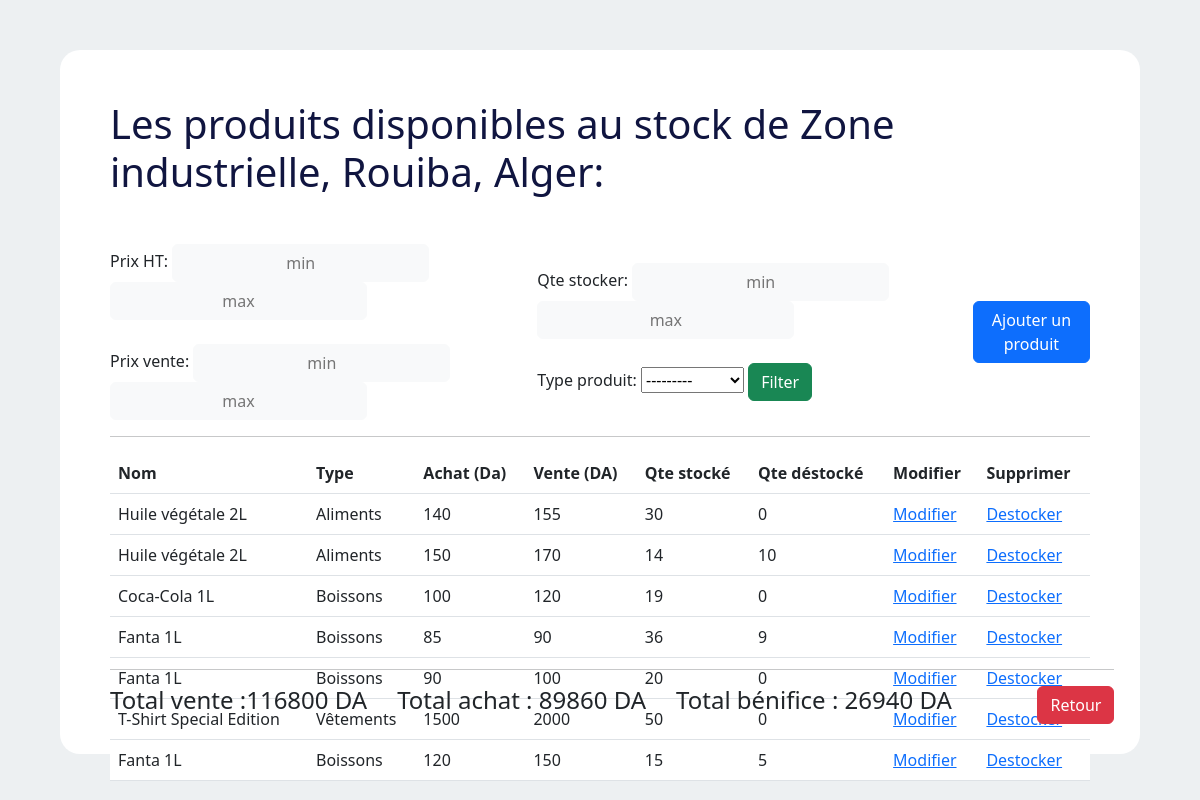
/stock/afficher/1, run on the app's committed database.
### application/models.py (models this page shows, shortened)
class Stock(models.Model):
    Adr_Stock = models.CharField(max_length=50)

class Product(models.Model):
    Nom_produit = models.CharField(max_length=50)
    Type_produit = models.ForeignKey(Product_type, on_delete = models.CASCADE)
    Qte_stocker = models.IntegerField(default=0)
    Date_stocker = models.DateField(auto_now_add=True , null= True , editable=True)
    Prix_HT_Produit = models.IntegerField(default=0)
    Prix_Vente_Produit = models.IntegerField(default=0)
    Qte_destocker = models.IntegerField(default=0)
    Motif = models.CharField(max_length=50 , default="")
    factures = models.ManyToManyField('Facture' , through='Etablire_facture')
    commandes = models.ManyToManyField('Commande' , through='Commander')
    ventes = models.ManyToManyField('Vente' , through='Effectuer_vente')
    BLs = models.ManyToManyField('Bon_Livraison' , through='Etablire_BL')
    stock = models.ForeignKey(Stock, on_delete = models.CASCADE , related_name= "produitsBL" , blank=True, null=True)

class Product_type(models.Model):
    Nom_type = models.CharField(max_length=50)
    def __str__(self):
        return self.Nom_type

### application/views.py (the view)
# urls.py: path('stock/afficher/<int:pk>' , views.afficher_produits_stock , name="Afficher_stock"),
def afficher_produits_stock(request , pk):                                                                  #Afficher les produits d'un stock particulier
    stk = Stock.objects.get(id=pk)
    produits = Product.objects.all().filter(stock = stk)
    total_vente=0
    total_ht=0
    for produit in produits:
        total_ht += produit.Prix_HT_Produit * produit.Qte_stocker
        total_vente += produit.Prix_Vente_Produit * produit.Qte_stocker
    bénifice = total_vente - total_ht
    filter = ProductStockFilter(request.GET , queryset = produits)
    return render(request,'AfficherStock.html',{"produits":filter , "stock":stk , "total_ht":total_ht , "total_vente":total_vente , "benifice":bénifice})

### application/templates/AfficherStock.html (shortened to what this page needs)
<!DOCTYPE html>
<html>
  {% load static %}
  <head>
    <link
      href="https://cdn.jsdelivr.net/npm/bootstrap@5.3.0-alpha1/dist/css/bootstrap.min.css"
      rel="stylesheet"
    />
    <link rel="stylesheet" href="{% static 'css/style.css' %}" />
  </head>
  <body class="body">
    <div class="affichage">
      <h1 class="items-list-title mb-5">
        Les produits disponibles au stock de {{stock.Adr_Stock}}:
      </h1>
      <form method="get">
        <div class="d-flex justify-content-between align-items-center">
          <div>
            <div>
              Prix HT:
              <input
                type="text"
                name="min ht"
                placeholder="min"
                class="btn btn-light"
              />
              <input
                type="text"
                name="min ht"
                placeholder="max"
                class="btn btn-light"
              />
            </div>
            <br />
            <div>
              Prix vente:
              <input
                type="text"
                name="min vente"
                placeholder="min"
                class="btn btn-light"
              />
              <input
                type="text"
                name="max vente"
                placeholder="max"
                class="btn btn-light"
              />
            </div>
          </div>
          <div>
            <div>
              Qte stocker:
              <input
                type="text"
                name="min qte"
                placeholder="min"
                class="btn btn-light"
              />
              <input
                type="text"
                name="max qte"
                placeholder="max"
                class="btn btn-light"
              />
            </div>
            <br />
            <div>
              {{produits.form}}
              <button class="btn btn-success d-inline" type="submit">
                Filter
              </button>
            </div>
          </div>
          <div>
            <a
              href="{% url 'Chercher_stocker' stock.id %}"
              class="btn btn-primary"
              >Ajouter un produit</a
            >
          </div>
        </div>
      </form>
      <hr />
      <table class="table">
        <thead>
          <tr>
            <th scope="col">Nom</th>
            <th scope="col">Type</th>
            <th scope="col">Achat (Da)</th>
            <th scope="col">Vente (DA)</th>
            <th scope="col">Qte stocké</th>
            <th scope="col">Qte déstocké</th>
            <th scope="col">Modifier</th>
            <th scope="col">Supprimer</th>
          </tr>
        </thead>
        <tbody>
          {% for produit in produits.qs %}
          <tr>
            <td>{{produit.Nom_produit}}</td>
            <td>{{produit.Type_produit}}</td>
            <td>{{produit.Prix_HT_Produit}}</td>
            <td>{{produit.Prix_Vente_Produit}}</td>
            <td>{{produit.Qte_stocker}}</td>
            <td>{{produit.Qte_destocker}}</td>
            <td>
              <a href="{% url 'Edit_Produit_Stock' produit.id %}">Modifier</a>
            </td>
            <td>
              <a href="{% url 'déstocker' produit.id  %}">Destocker</a>
            </td>
          </tr>
          {% endfor %}
        </tbody>
      </table>
      <span>
        <hr />
        <div>
          <div>
            <h4>Total vente :{{total_vente}} DA</h4>
            <h4>Total achat : {{total_ht}} DA</h4>
            <h4>Total bénifice : {{benifice}} DA</h4>
          </div>
          <a href="{% url 'Stock' %}" class="btn btn-danger">Retour</a>
        </div>
      </span>
    </div>
  </body>
</html>

### application/static/css/style.css (style rules this page uses)
body.body { background-color: #edf0f2; }
.items-list-title { color: #101540; }
div.affichage { background-color: #fff; height: 88vh; width: 90%; margin: 50px auto; border-radius: 20px; padding: 50px; position: relative; }
div.affichage table { overflow-y: scroll; }
div.affichage span { position: absolute; bottom: 30px; width: 93%; }
div.affichage span div { display: flex; justify-content: space-between; }
div.affichage span h4 { display: inline; margin-right: 30px; }

### data on the page
Stock: Adr_Stock "Zone industrielle, Rouiba, Alger"
Product: Nom_produit "Huile végétale 2L", Type_produit "Aliments", Prix_HT_Produit "140", Prix_Vente_Produit "155", Qte_stocker "30", Qte_destocker "0"
Product: Nom_produit "Huile végétale 2L", Type_produit "Aliments", Prix_HT_Produit "150", Prix_Vente_Produit "170", Qte_stocker "14", Qte_destocker "10"
Product: Nom_produit "Coca-Cola 1L", Type_produit "Boissons", Prix_HT_Produit "100", Prix_Vente_Produit "120", Qte_stocker "19", Qte_destocker "0"
Product: Nom_produit "Fanta 1L", Type_produit "Boissons", Prix_HT_Produit "85", Prix_Vente_Produit "90", Qte_stocker "36", Qte_destocker "9"
Product: Nom_produit "Fanta 1L", Type_produit "Boissons", Prix_HT_Produit "90", Prix_Vente_Produit "100", Qte_stocker "20", Qte_destocker "0"
Product: Nom_produit "T-Shirt Special Edition", Type_produit "Vêtements", Prix_HT_Produit "1500", Prix_Vente_Produit "2000", Qte_stocker "50", Qte_destocker "0"
Product: Nom_produit "Fanta 1L", Type_produit "Boissons", Prix_HT_Produit "120", Prix_Vente_Produit "150", Qte_stocker "15", Qte_destocker "5"

### other printed values
{{ total_vente }} "116800"
{{ total_ht }} "89860"
{{ benifice }} "26940"
